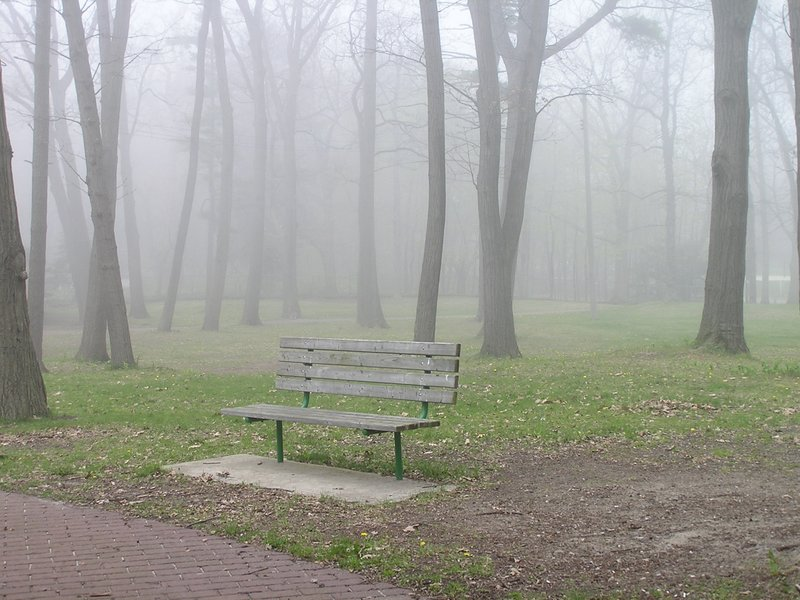
#> input picture foggy_bench.jpg, 800 x 600 px
$ python main.py
#> lines starting #> are read from the running program, lines starting #| are printed output that depends on the picture; long printed decimals are rounded
import cv2
import numpy as np


def min_filter_custom(img, ksize):
    # Custom min filter to match hardware implementation (hierarchical or sliding window)
    # For prototype, standard erosion is fine, but paper uses 15x15
    kernel = cv2.getStructuringElement(cv2.MORPH_RECT, (ksize, ksize))
    return cv2.erode(img, kernel)

def estimate_atmospheric_light(img):
    # Paper: Downsample by 2
    # img = cv2.resize(img,(300,225))
    h, w = img.shape[:2]
    ds_img = cv2.resize(img, (w//2, h//2))
    # ds_img = img
    # Paper: 15x15 min filter on downsampled image
    min_img = min_filter_custom(ds_img, 7)

    # Dark channel of min_filtered image
    dark_channel = np.min(min_img, axis=2)

    # Find brightest pixel in dark channel
    flat_idx = np.argmax(dark_channel)
    y, x = np.unravel_index(flat_idx, dark_channel.shape)

    A = ds_img[y, x]

    # Paper: A cannot be less than 100 (assuming 8-bit range)
    A = np.maximum(A, 100)

    print(f"Estimated A: {A}")
    return A / 255.0

def calculate_saturation(img_norm):
    # Eq 9: S_M(x) = 1 - min(M)/K_M
    # K_M = mean(M)

    min_c = np.min(img_norm, axis=2)
    mean_c = np.mean(img_norm, axis=2)

    # Avoid divide by zero
    mean_c = np.maximum(mean_c, 1e-6)

    sat = 1 - min_c / mean_c
    return sat, mean_c

def dehaze(img):
    img_float = img.astype(np.float32) / 255.0

    # 1. Estimate A
    A = estimate_atmospheric_light(img)

    # Normalize H with A
    # Handle A=0 case (though A>=100/255 constraint prevents this)
    A_safe = np.maximum(A, 1e-6)
    H_norm = img_float / A_safe

    # 2. Calculate Saturation of H
    S_H, K_Hn = calculate_saturation(H_norm)

    # 3. Estimate Saturation of D (Eq 15)
    # S_D'(x) = S_H(x) * (2.0 - S_H(x))
    S_D = S_H * (2.0 - S_H)

    # 4. Estimate Transmission (Eq 13 / 14)
    # Paper mentions psi = 1.25
    psi = 1.25

    # Eq 13 modified with psi:
    # t(x) = 1 - psi * K_Hn * (1 - S_H / S_D)
    # Note: S_H / S_D can be unstable if S_D is 0.
    # If S_H is 0, S_D is 0. Limit ratio.

    ratio = np.divide(S_H, S_D, out=np.ones_like(S_H), where=S_D!=0)

    t = 1 - psi * K_Hn * (1 - ratio)

    # Clip transmission
    t = np.clip(t, 0.1, 1.0)

    # 5. Scene Restoration (Eq 2)
    # D(x) = (H(x) - A) / t(x) + A

    t_stacked = np.dstack([t, t, t])
    D = (img_float - A) / t_stacked + A

    D = np.clip(D, 0, 1)

    return (D * 255).astype(np.uint8), t, S_H

if __name__ == "__main__":
    # Generate Input
    input_img = cv2.imread("foggy_bench.jpg").astype(np.uint8) # Small size for faster sim
#> input_img is the input picture: shape (600, 800, 3); mean B, G, R 153, 160.2, 159.8

    # cv2.imwrite("input.png", input_img)
    # cv2.imwrite("input.ppm", input_img) # For C++ sim
    print("Generated input.png and input.ppm")

    # Run Dehazing
    output_img, trans_map, sat_map = dehaze(input_img)
#> in min_filter_custom, `return cv2.erode(img, kernel)`:
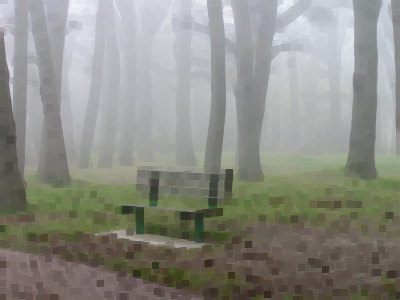
#> returned value: shape (300, 400, 3); mean of channels 0, 1, 2 132.7, 140.3, 140; drawn as B, G, R
#> in estimate_atmospheric_light, `dark_channel = np.min(min_img, axis=2)`:
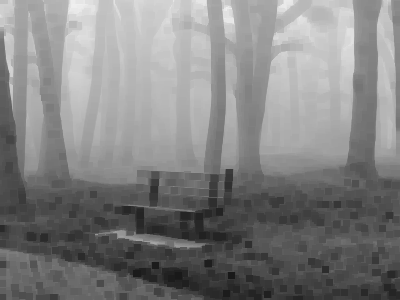
#> dark_channel: shape (300, 400); min 25, max 240, mean 129.4
#> in estimate_atmospheric_light, `flat_idx = np.argmax(dark_channel)`: flat_idx = 1673
#> in estimate_atmospheric_light, `y, x = np.unravel_index(flat_idx, dark_channel.shape)`: y = 4; x = 73
#> in estimate_atmospheric_light, `A = ds_img[y, x]`: A = [252, 245, 242]
#| Estimated A: [252 245 242]
#> in dehaze, `A = estimate_atmospheric_light(img)`: A = [0.988, 0.961, 0.949]
#> in calculate_saturation, `sat = 1 - min_c / mean_c`:
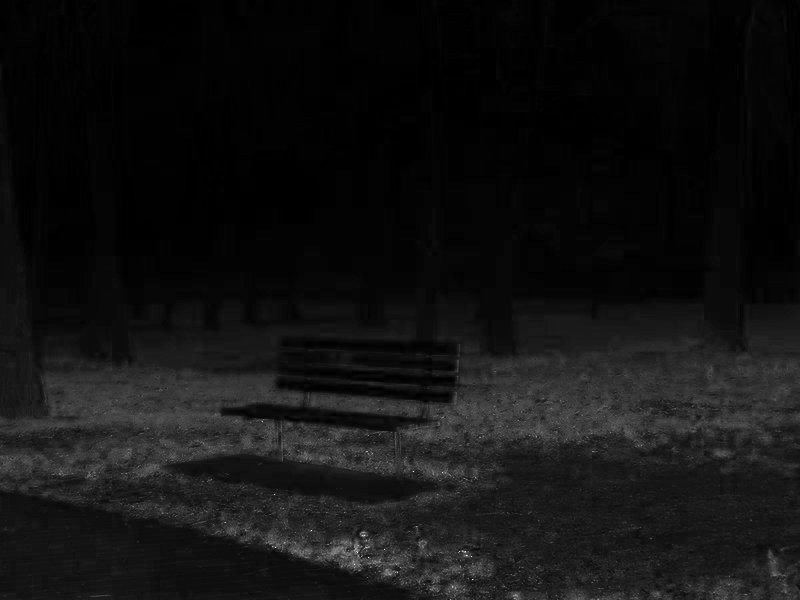
#> sat: shape (600, 800) float64; min 1.41e-09, max 1, mean 0.0729
#> in dehaze, `S_D = S_H * (2.0 - S_H)`:
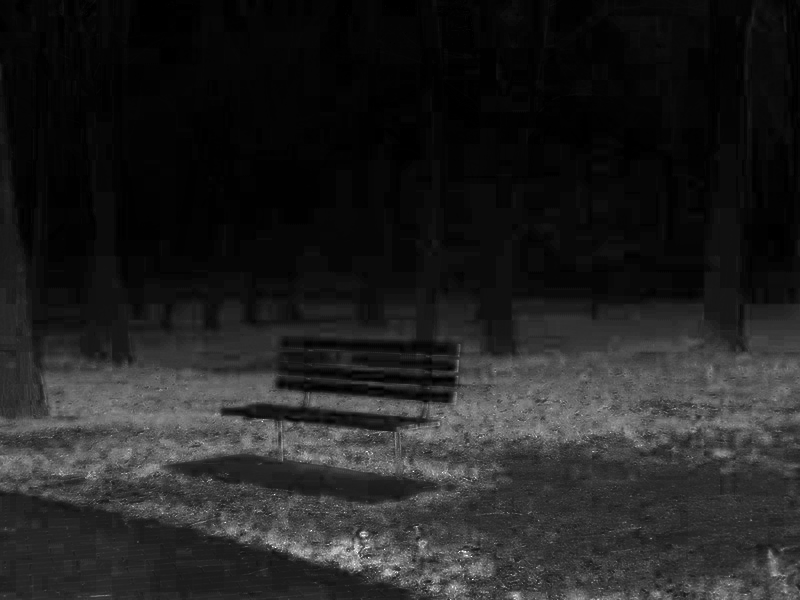
#> S_D: shape (600, 800) float64; min 2.81e-09, max 1, mean 0.134
#> in dehaze, `ratio = np.divide(S_H, S_D, out=np.ones_like(S_H), where=S_D!=0)`:
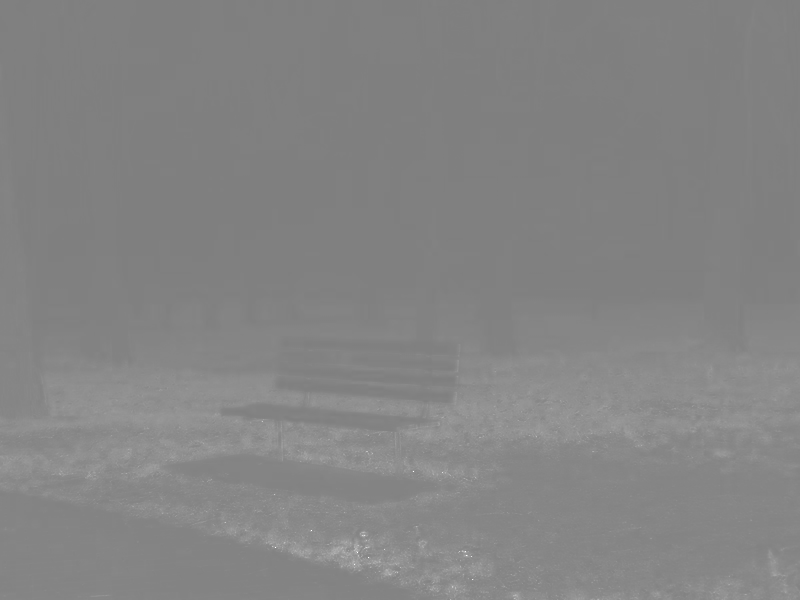
#> ratio: shape (600, 800) float64; min 0.5, max 1, mean 0.52
#> in dehaze, `t = 1 - psi * K_Hn * (1 - ratio)`:
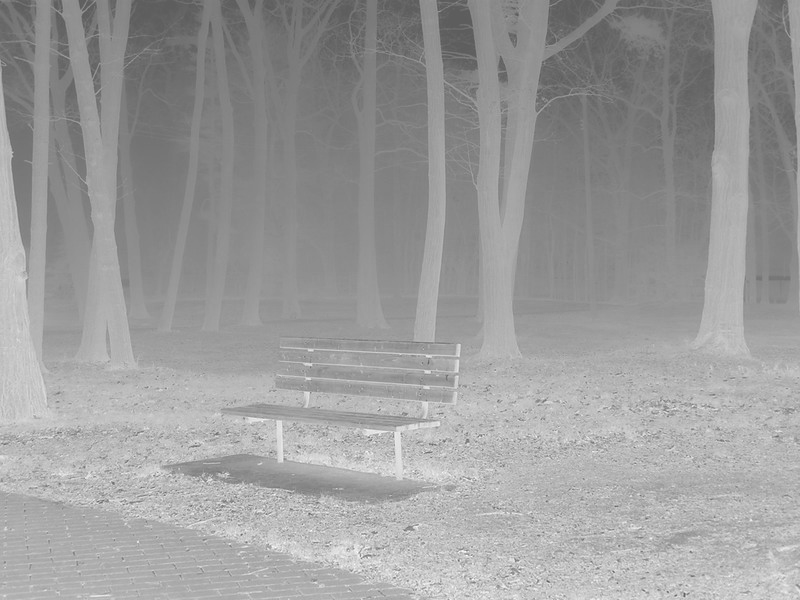
#> t: shape (600, 800) float64; min 0.361, max 1, mean 0.612
#> in dehaze, `D = (img_float - A) / t_stacked + A`:
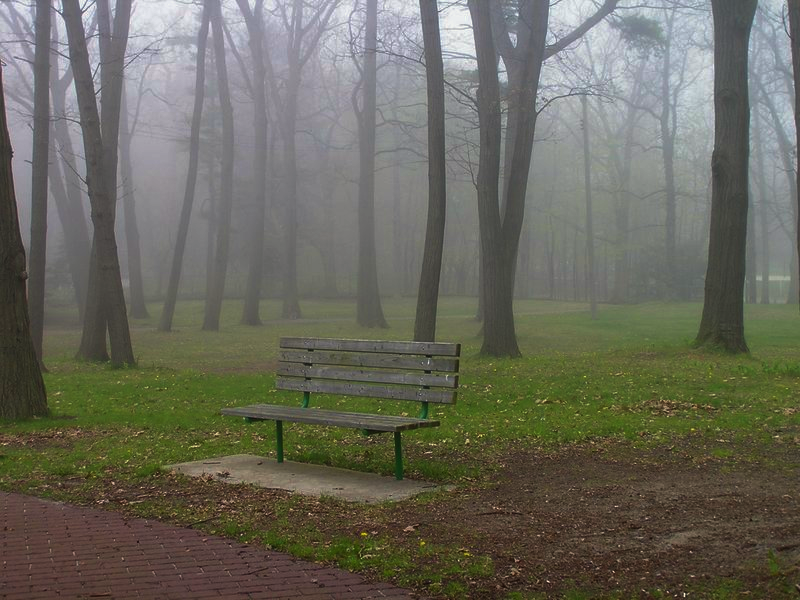
#> D: shape (600, 800, 3) float64; mean B, G, R 0.394, 0.447, 0.45; drawn with min black and max white
    print("Min trans: ", np.min(trans_map))
#| Min trans:  0.3611
    print("Min sat: ", np.min(sat_map))
#| Min sat:  1.4051957375471602e-09

    cv2.imwrite("golden_output.png", output_img)
    cv2.imwrite("golden_output.ppm", output_img) # For C++ sim
    cv2.imwrite("transmission.png", (trans_map * 255).astype(np.uint8))
    cv2.imwrite("saturation.png", (sat_map * 255).astype(np.uint8))
    print("Generated golden_output.png/ppm, transmission.png and saturation.png")

$ run again, with haze.jpg copied over foggy_bench.jpg
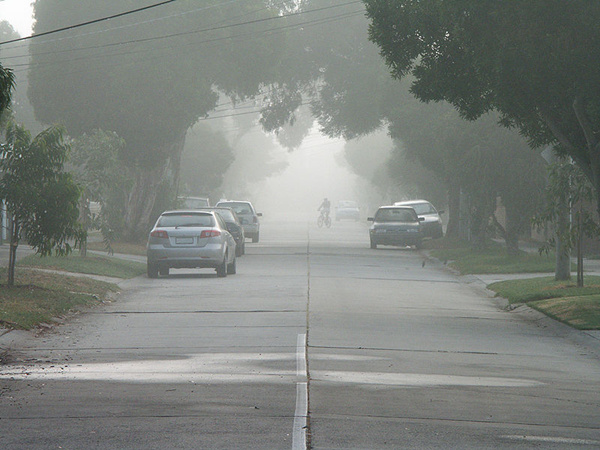
#> input picture haze.jpg, 600 x 450 px
#> input_img is the input picture: shape (450, 600, 3); mean B, G, R 125.1, 130, 125.5
#> in min_filter_custom, `return cv2.erode(img, kernel)`:
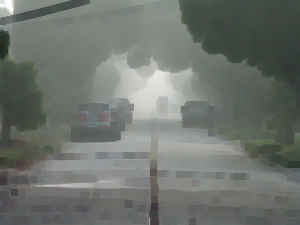
#> returned value: shape (225, 300, 3); mean of channels 0, 1, 2 109.6, 115.3, 109.9; drawn as B, G, R
#> flat_idx = 8
#> y = 0; x = 8
#> in estimate_atmospheric_light, `A = ds_img[y, x]`: A = [253, 253, 253]
#| Estimated A: [253 253 253]
#> in dehaze, `A = estimate_atmospheric_light(img)`: A = [0.992, 0.992, 0.992]
#> in dehaze, `D = (img_float - A) / t_stacked + A`:
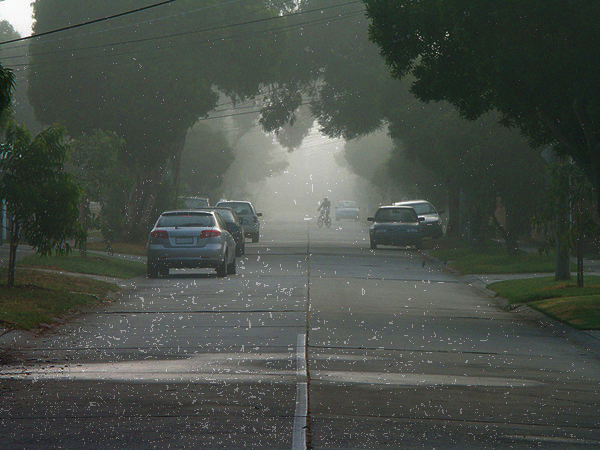
#> D: shape (450, 600, 3) float64; mean B, G, R 0.287, 0.314, 0.289; drawn with min black and max white
#| Min trans:  0.3717
#| Min sat:  -2.220446049250313e-16
